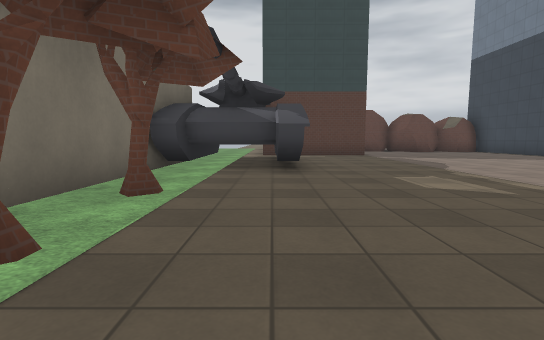
View 1 (above)

24 first-person views from a walk through a level from a Godot 3-D game. The camera is 1.2 m above the floor, tilts 6° down and sees 85° across. The floor is counted in squares, 2 m on a side. Each view is taken from the middle of a square. On the plan, view 1 faces up. The plan holds only what a view shows up to about 9 squares ahead; the rest is blank. The place goes on beyond the plan. Surface patterns are stand-ins for the level's own textures.

View 2
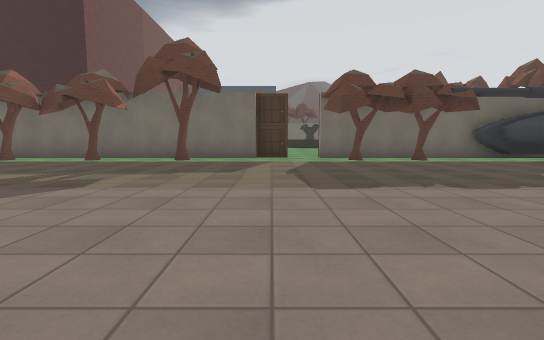

View 3
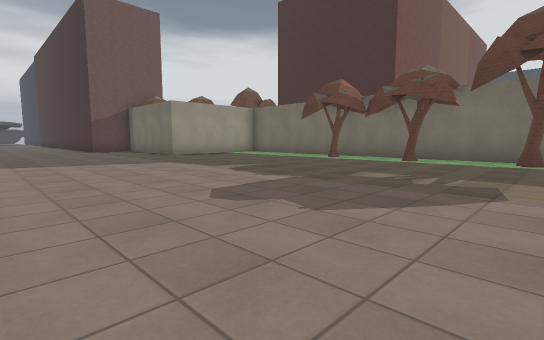

View 4
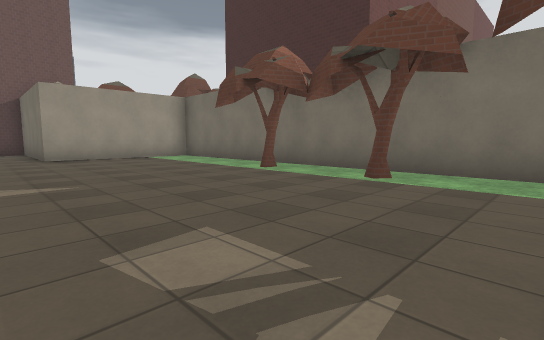

View 5
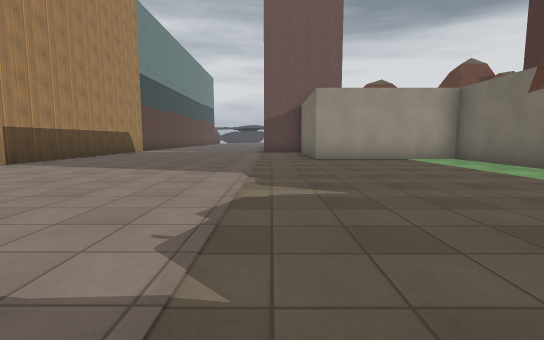

View 6
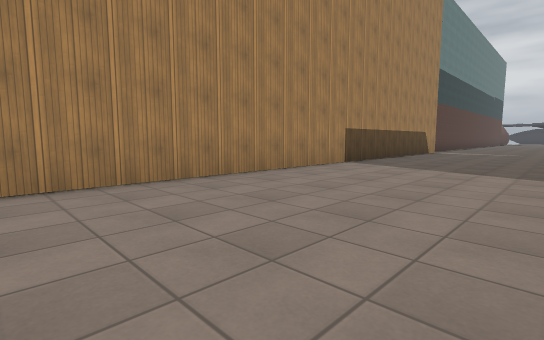

View 7
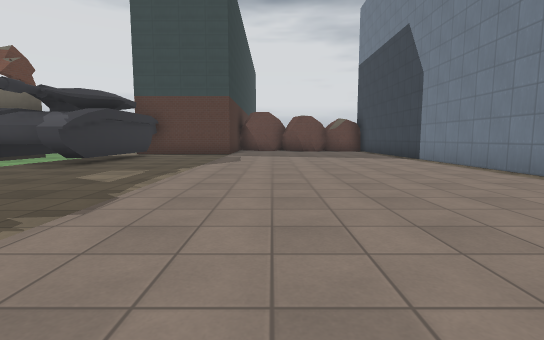

View 8
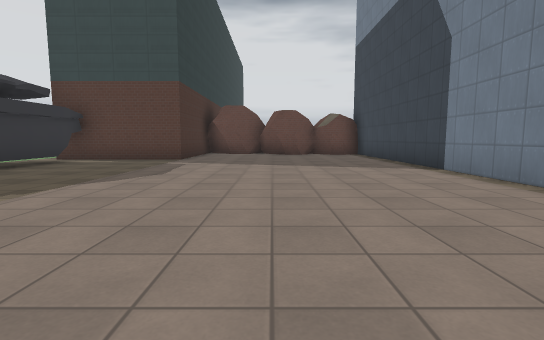

View 9
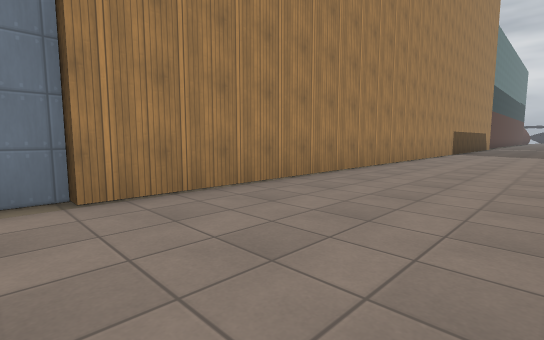

View 10
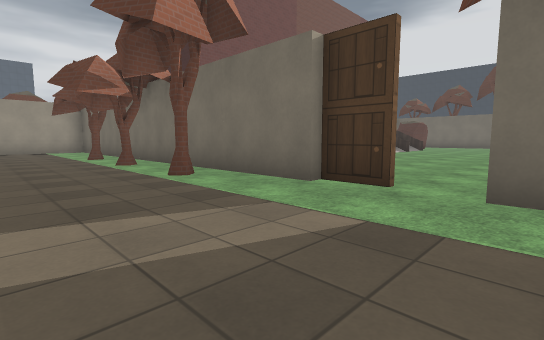

View 11
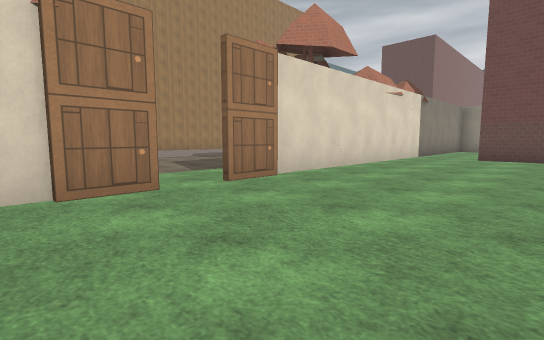

View 12
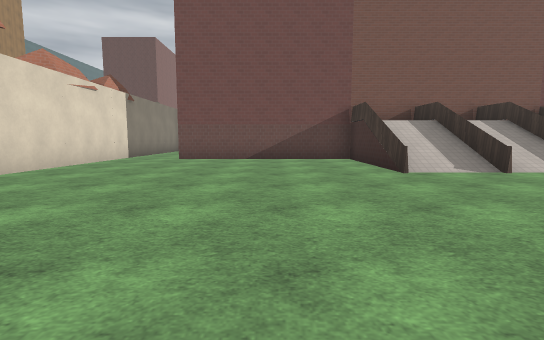

View 13
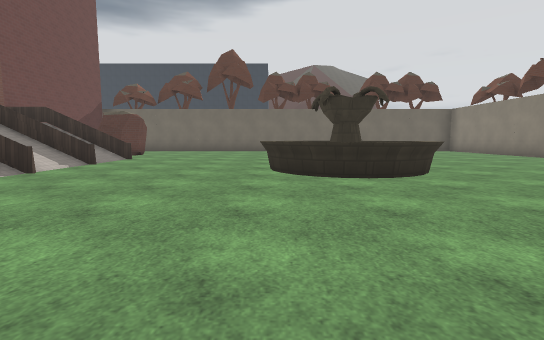

View 14
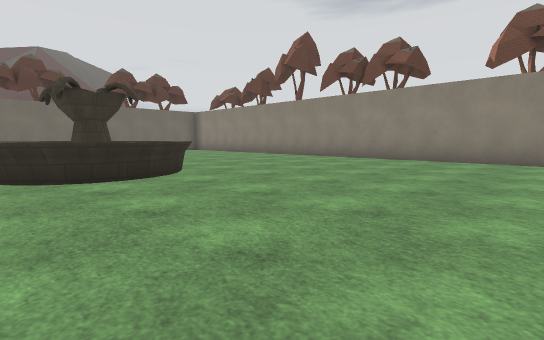

View 15
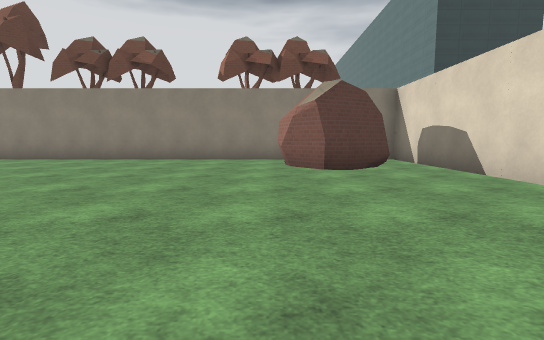

View 16
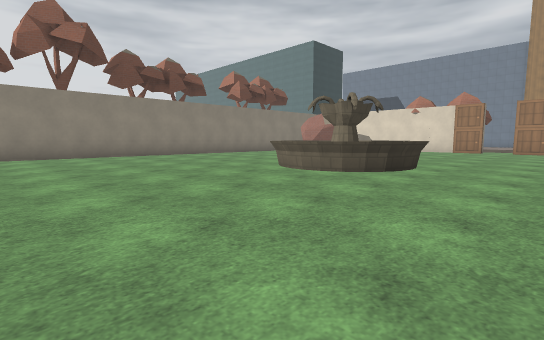

View 17
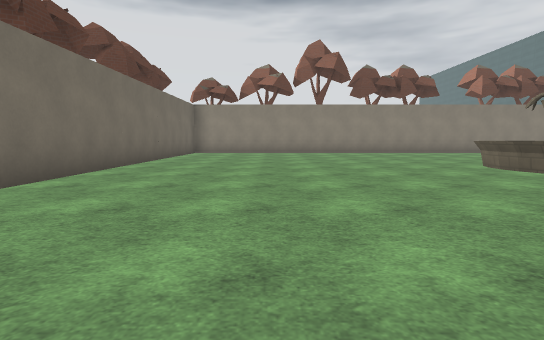

View 18
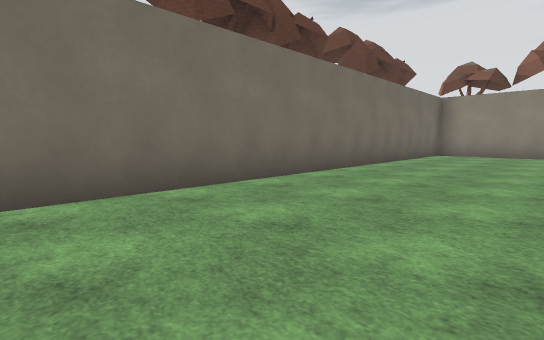

View 19
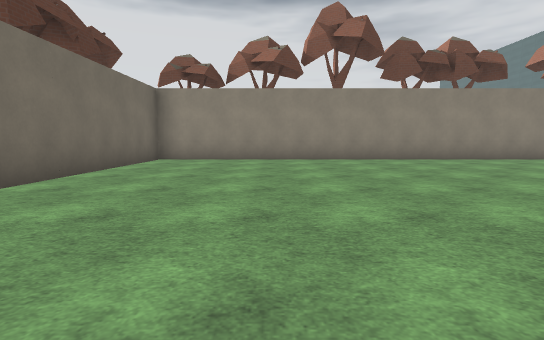

View 20
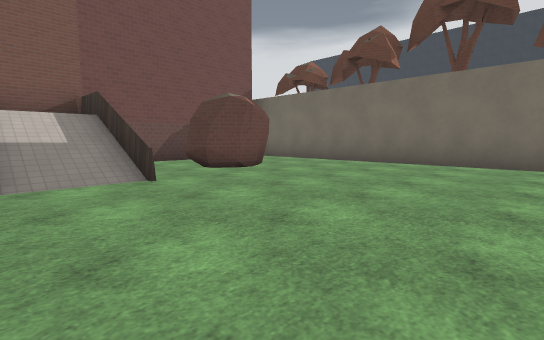

View 21
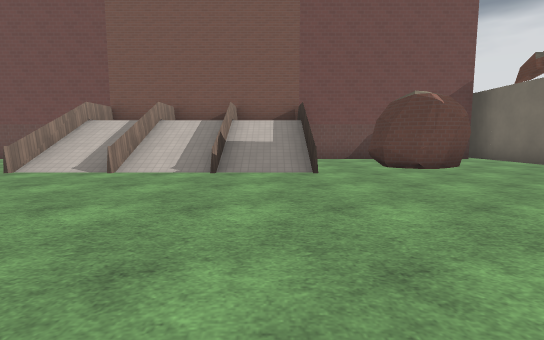

View 22
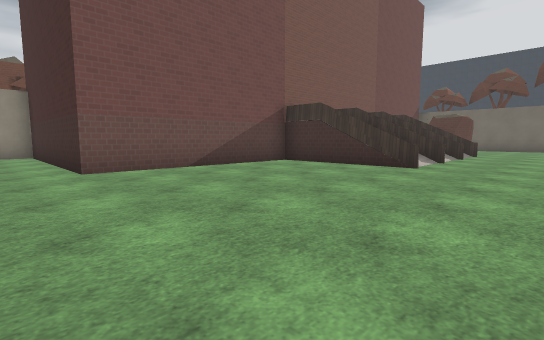

View 23
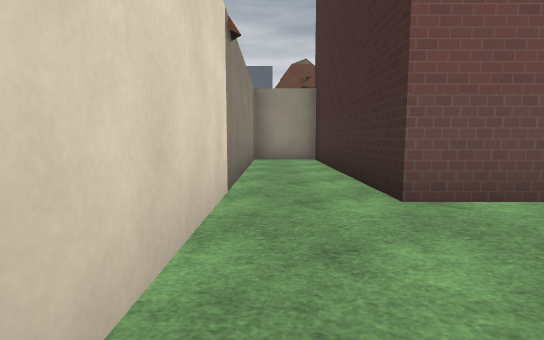

View 24
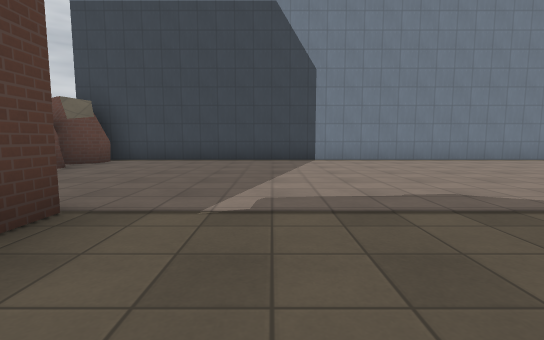

### Floor plan
Ten units are one square. View 1 is at (0, 0); x grows to the right and y downward. Boxes are objects, and circles mark ways between rooms. Rooms are numbered by the first view taken in them; rooms with no view inside come last. Other rooms are left out.
<svg viewBox="-207 -130 306 290">
<path fill="none" stroke="#000" d="M94 -4 94 -125M-22 15 -22 135 17 135 17 155M-25 4 -25 15M6 -57 -21 -55M-7 -56 -16 -56 -17 -52M-22 -49 -22 -5M-22 -64 -22 -52M-18 -90 -16 -52M5 -105 6 -52 1 -52 0 -61M33 -111 33 -107 -2 -107M91 141 91 -4M-93 69 -93 79M-57 -63 -59 -70M-45 -54 -51 -53M-25 -4 -25 -19M-44 -58 -50 -58 -58 -66M-183 54 -175 49 -169 49 -164 52 -163 60M-25 -38 -25 -75M-165 78 -42 78 -42 135 -25 135 -25 5M-58 -85 -202 -85 -202 44M-34 -65 -46 -56M-112 41 -110 77M-169 49 -164 52M-113 77 -111 41M-148 69 -148 78M-131 78 -130 41 -129 78M-25 -75 -25 -85"/>
<rect x="-135" y="-35" width="40" height="40" fill="#bbb"><title>fountain</title></rect>
<circle cx="-20" cy="0" r="3" fill="#2a7"/>
<circle cx="-30" cy="-65" r="3" fill="#2a7"/>
<text x="40" y="20">1</text>
<text x="-110" y="0">2</text>
<text x="-30" y="-80">3</text>
</svg>
Room 1 opens to room 2. Room 2 opens to room 3.

Where each view was taken, in squares from view 1:
view 1: 0 up, 0 right, facing up
view 2: 1 down, 7 right, facing left
view 3: 3 down, 7 right, facing down-left
view 4: 4 down, 3 right, facing down-left
view 5: 5 down, 3 right, facing down
view 6: 5 down, 5 right, facing down-right
view 7: 1 down, 5 right, facing up
view 8: 2 up, 6 right, facing up
view 9: 1 up, 6 right, facing down-right
view 10: 1 up, 1 right, facing down-left
view 11: 2 up, 6 left, facing down-right
view 12: 1 up, 7 left, facing down
view 13: 0 up, 6 left, facing left
view 14: 0 up, 6 left, facing up-left
view 15: 0 up, 6 left, facing up
view 16: 2 down, 17 left, facing up-right
view 17: 4 down, 17 left, facing up
view 18: 3 down, 17 left, facing up-left
view 19: 0 up, 17 left, facing up
view 20: 0 up, 13 left, facing down-left
view 21: 1 up, 14 left, facing down
view 22: 2 down, 3 left, facing down-left
view 23: 5 down, 3 left, facing down
view 24: 9 up, 1 right, facing right
